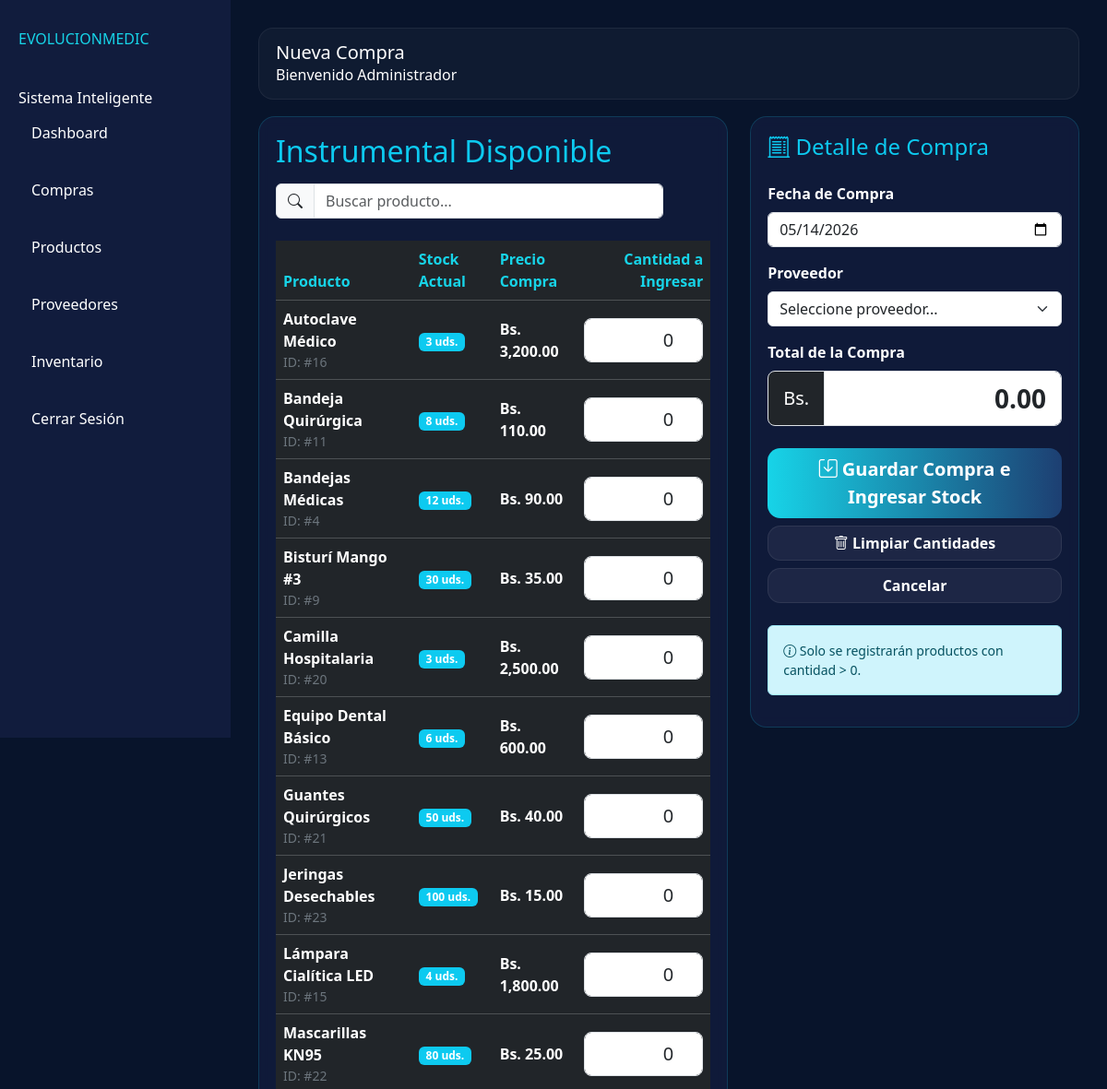
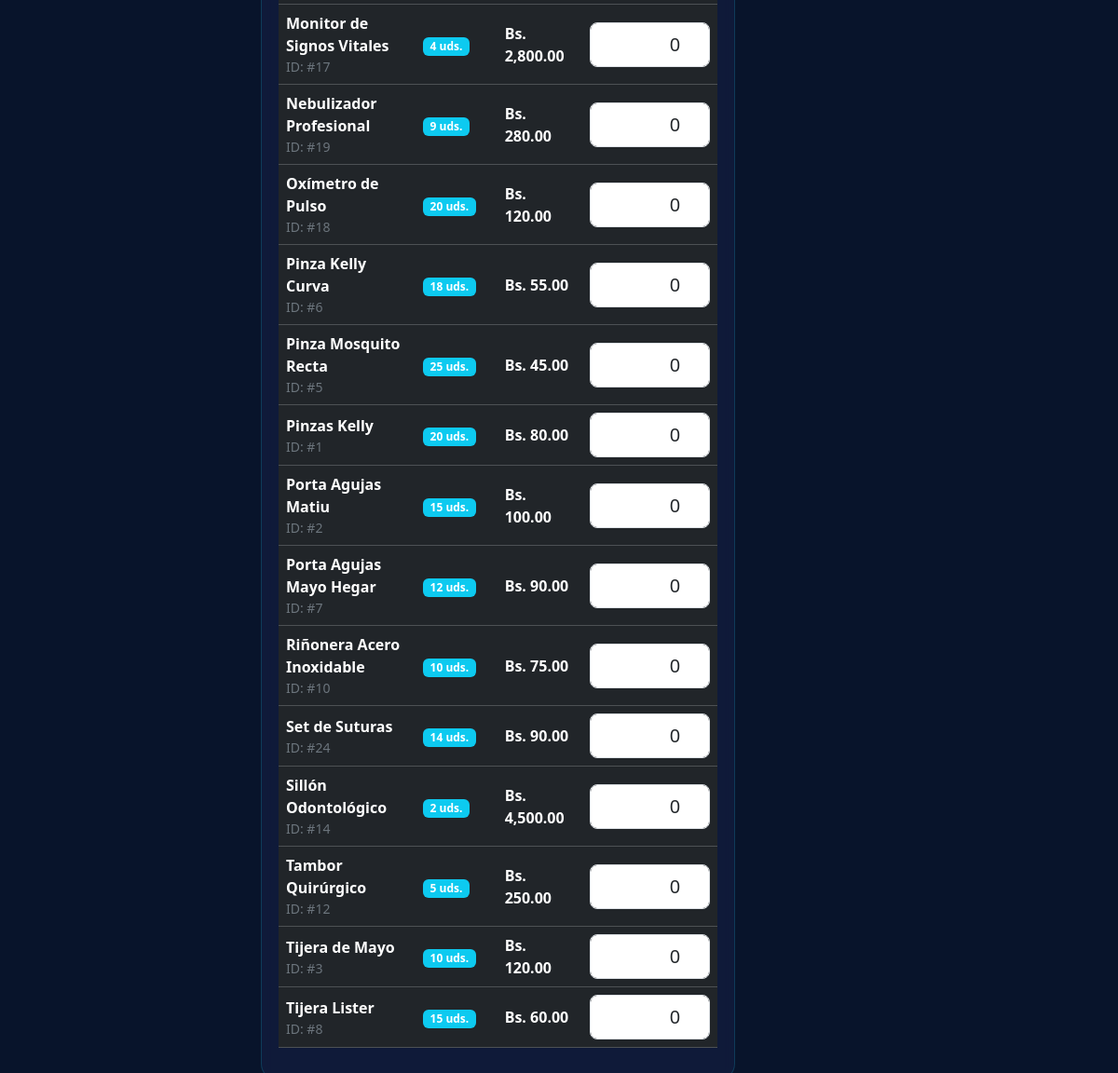
Page /compras/compras.php (signed in) on the committed database (2 pictures, top to bottom).
### tables this page shows
CREATE TABLE `productos` (
  `id_producto` int(11) NOT NULL,
  `nombre` varchar(100) DEFAULT NULL,
  `descripcion` text DEFAULT NULL,
  `precio_compra` decimal(10,2) DEFAULT NULL,
  `precio_venta` decimal(10,2) DEFAULT NULL,
  `stock` int(11) DEFAULT 0,
  `stock_minimo` int(11) DEFAULT 5,
  `codigo_barras` varchar(100) DEFAULT NULL,
  `lote` varchar(100) DEFAULT NULL,
  `id_categoria` int(11) DEFAULT NULL,
  `id_proveedor` int(11) DEFAULT NULL
);

### compras/compras.php (the view, shortened to what this page needs)
<?php
include '../conexion.php';
$productos = mysqli_query($conn, "SELECT * FROM productos ORDER BY nombre ASC");
include '../core/layout.php';
renderPageStart('Nueva Compra', 'compras');
?>
<div class="row g-4">
  <div class="col-lg-7">
    <div class="panel-dark">
      <div class="d-flex justify-content-between align-items-center mb-4 flex-wrap gap-3">
        <h2 class="mb-0 text-info">Instrumental Disponible</h2>
        <div class="input-group" style="max-width: 420px;">
          <span class="input-group-text"><i class="bi bi-search"></i></span>
          <input type="text" id="searchInput" class="form-control" placeholder="Buscar producto...">
        </div>
      </div>
      <div class="table-responsive">
        <table class="table table-dark table-hover align-middle" id="productosTable">
          <thead>
            <tr>
              <th>Producto</th>
              <th>Stock Actual</th>
              <th>Precio Compra</th>
              <th class="text-end">Cantidad a Ingresar</th>
            </tr>
          </thead>
          <tbody>
            <?php while($producto = mysqli_fetch_assoc($productos)) { ?>
              <tr class="product-row">
                <td>
                  <strong><?= htmlspecialchars($producto['nombre']) ?></strong>
                  <div class="text-secondary small">ID: #<?= (int)$producto['id_producto'] ?></div>
                </td>
                <td><span class="badge bg-info"><?= (int)$producto['stock'] ?> uds.</span></td>
                <td class="fw-semibold">Bs. <?= number_format((float)$producto['precio_compra'], 2) ?></td>
                <td class="text-end">
                  <input type="number" class="form-control form-control-lg text-end cantidad-input"
                         name="cantidad[]" min="0" value="0">
                </td>
              </tr>
            <?php } ?>
          </tbody>
        </table>
      </div>
    </div>
  </div>
  <div class="col-lg-5">
    <div class="panel-dark sticky-panel">
      <h4 class="text-info mb-4"><i class="bi bi-receipt-cutoff"></i> Detalle de Compra</h4>
      <form action="guardar_compra.php" method="POST" id="compraForm" onsubmit="return validateForm()">
        <div class="mb-3">
          <label class="form-label fw-semibold">Fecha de Compra</label>
          <input type="date" name="fecha_compra" class="form-control" value="<?= date('Y-m-d') ?>" required>
        </div>
        <div class="mb-3">
          <label class="form-label fw-semibold">Proveedor</label>
          <select name="id_proveedor" class="form-select" required>
            <option value="">Seleccione proveedor...</option>
          </select>
        </div>
        <div class="mb-4">
          <label class="form-label fw-semibold">Total de la Compra</label>
          <div class="input-group input-group-lg">
            <span class="input-group-text bg-dark text-white">Bs.</span>
            <input type="text" id="total_compra" name="total_compra" class="form-control text-end fw-bold fs-3" value="0.00" readonly>
          </div>
        </div>
        <div class="d-grid gap-2">
          <button type="submit" class="btn btn-bb-primary btn-lg">
            <i class="bi bi-save"></i> Guardar Compra e Ingresar Stock
          </button>
          <button type="button" onclick="limpiarCantidades()" class="btn btn-bb-outline">
            <i class="bi bi-trash"></i> Limpiar Cantidades
          </button>
          <a href="../dashboard.php" class="btn btn-bb-outline">Cancelar</a>
        </div>
        <div class="alert alert-info mt-4 small">
          <i class="bi bi-info-circle"></i> Solo se registrarán productos con cantidad > 0.
        </div>
      </form>
    </div>
  </div>
</div>
<?php renderPageEnd(); ?>

### core/layout.php (shortened to what this page needs)
<?php
function getBasePath() {
    $url = $_SERVER['PHP_SELF'];
    if (strpos($url, '/compras/') !== false ||
        strpos($url, '/productos/') !== false ||
        strpos($url, '/proveedores/') !== false ||
        strpos($url, '/inventario/') !== false) {
        return '../';
    }
    return '';
}
function renderSidebar($active = '') {
    $base = getBasePath();
    $items = [
        ['href' => $base . 'dashboard.php',          'label' => 'Dashboard',     'key' => 'dashboard'],
        ['href' => $base . 'compras/compras.php',    'label' => 'Compras',       'key' => 'compras'],
        ['href' => $base . 'productos/productos.php','label' => 'Productos',     'key' => 'productos'],
        ['href' => $base . 'proveedores/proveedores.php', 'label' => 'Proveedores', 'key' => 'proveedores'],
        ['href' => $base . 'inventario/inventario.php',   'label' => 'Inventario',  'key' => 'inventario'],
    ];
    echo '<div class="sidebar">';
    echo '  <div class="sidebar-header">';
    echo '    <div class="brand">EVOLUCIONMEDIC</div>';
    echo '    <div class="brand-sub">Sistema Inteligente</div>';
    echo '  </div>';
    echo '  <nav class="nav flex-column">';
    foreach ($items as $it) {
        $isActive = ($active === $it['key']);
        $cls = $isActive ? 'active' : '';
        echo '<a class="nav-link ' . $cls . '" href="' . htmlspecialchars($it['href']) . '">';
        echo $it['label'];
        echo '</a>';
    }
    echo '  </nav>';
    echo '  <div class="sidebar-footer">';
    echo '    <a class="nav-link" href="' . $base . 'logout.php">Cerrar Sesión</a>';
    echo '  </div>';
    echo '</div>';
}
function renderTopbar($title) {
    $usuario = isset($_SESSION['usuario']) ? $_SESSION['usuario'] : 'Usuario';
    echo '<div class="topbar">';
    echo '  <div class="topbar-left">';
    echo '    <h1 class="topbar-title">' . htmlspecialchars($title) . '</h1>';
    echo '    <div class="topbar-sub">Bienvenido ' . htmlspecialchars($usuario) . '</div>';
    echo '  </div>';
    echo '</div>';
}
function renderPageStart($title, $activeKey) {
    $base = getBasePath();
    echo '<!DOCTYPE html>';
    echo '<html lang="es">';
    echo '<head>';
    echo '  <link href="https://cdn.jsdelivr.net/npm/bootstrap@5.3.3/dist/css/bootstrap.min.css" rel="stylesheet">';
    echo '  <link rel="stylesheet" href="' . $base . 'css/styles.css">';
    echo '  <link rel="stylesheet" href="https://cdn.jsdelivr.net/npm/bootstrap-icons@1.11.3/font/bootstrap-icons.min.css">';
    echo '</head>';
    echo '<body class="dashboard-body">';
    renderSidebar($activeKey);
    echo '<div class="main-content">';
    renderTopbar($title);
    echo '  <div class="page-container">';
}
function renderPageEnd() {
    echo '  </div>';
    echo '</div>';
    echo '</body></html>';
}

### css/styles.css (style rules this page uses)
:root { --bg:#08142B; --panel:#111C3D; --accent:#17D4E8; --accent2:#1D3F72; --text:#ffffff; --muted:rgba(255,255,255,.72); --shadow:0 18px 45px rgba(0,0,0,.35); }
* { box-sizing:border-box; }
body { margin: 0; font-family: ui-sans-serif, system-ui, -apple-system, Segoe UI, Roboto, Helvetica, Arial; background: radial-gradient(1200px 600px at 15% 0%, rgba(23,212,232,.14), transparent 55%), var(--bg); color: var(--text); }
.dashboard-body { background: #08142B; color: white; }
.sidebar { width: 250px; height: 100vh; position: fixed; background: #111C3D; padding: 30px 20px; }
.sidebar .brand { color: #17D4E8; margin-bottom: 40px; }
.sidebar a { display: block; color: white; text-decoration: none; padding: 14px; border-radius: 10px; margin-bottom: 10px; }
.main-content { margin-left:250px; padding:30px; min-height:100vh; }
.topbar { display:flex; align-items:center; justify-content:space-between; gap:16px; background:rgba(255,255,255,.03); border:1px solid rgba(255,255,255,.06); padding:14px 18px; border-radius:16px; margin-bottom:18px; }
.topbar h1 { font-size:20px; margin:0; }
.panel-dark { background:rgba(17,28,61,.85); border:1px solid rgba(23,212,232,.18); border-radius:18px; padding:18px; backdrop-filter: blur(6px); }
.sticky-panel { position: sticky; top: 20px; }
.table-dark th { color:var(--accent); }
.btn-bb-primary { background: linear-gradient(90deg, var(--accent), var(--accent2)) !important; color: #fff !important; font-weight: 900 !important; border: none !important; border-radius: 14px !important; }
.btn-bb-outline { background: rgba(255,255,255,.06) !important; color: var(--text) !important; border: 1px solid rgba(255,255,255,.08) !important; border-radius: 14px !important; font-weight: 700; }

### rows in the picture
productos: nombre "Autoclave Médico", id_producto "16", stock "3", precio_compra "3,200.00"
productos: nombre "Bandeja Quirúrgica", id_producto "11", stock "8", precio_compra "110.00"
productos: nombre "Bandejas Médicas", id_producto "4", stock "12", precio_compra "90.00"
productos: nombre "Bisturí Mango #3", id_producto "9", stock "30", precio_compra "35.00"
productos: nombre "Camilla Hospitalaria", id_producto "20", stock "3", precio_compra "2,500.00"
productos: nombre "Equipo Dental Básico", id_producto "13", stock "6", precio_compra "600.00"
productos: nombre "Guantes Quirúrgicos", id_producto "21", stock "50", precio_compra "40.00"
productos: nombre "Jeringas Desechables", id_producto "23", stock "100", precio_compra "15.00"
productos: nombre "Lámpara Cialítica LED", id_producto "15", stock "4", precio_compra "1,800.00"
productos: nombre "Mascarillas KN95", id_producto "22", stock "80", precio_compra "25.00"
productos: nombre "Monitor de Signos Vitales", id_producto "17", stock "4", precio_compra "2,800.00"
productos: nombre "Nebulizador Profesional", id_producto "19", stock "9", precio_compra "280.00"
productos: nombre "Oxímetro de Pulso", id_producto "18", stock "20", precio_compra "120.00"
productos: nombre "Pinza Kelly Curva", id_producto "6", stock "18", precio_compra "55.00"
productos: nombre "Pinza Mosquito Recta", id_producto "5", stock "25", precio_compra "45.00"
productos: nombre "Pinzas Kelly", id_producto "1", stock "20", precio_compra "80.00"
productos: nombre "Porta Agujas Matiu", id_producto "2", stock "15", precio_compra "100.00"
productos: nombre "Porta Agujas Mayo Hegar", id_producto "7", stock "12", precio_compra "90.00"
productos: nombre "Riñonera Acero Inoxidable", id_producto "10", stock "10", precio_compra "75.00"
productos: nombre "Set de Suturas", id_producto "24", stock "14", precio_compra "90.00"
productos: nombre "Sillón Odontológico", id_producto "14", stock "2", precio_compra "4,500.00"
productos: nombre "Tambor Quirúrgico", id_producto "12", stock "5", precio_compra "250.00"
productos: nombre "Tijera de Mayo", id_producto "3", stock "10", precio_compra "120.00"
productos: nombre "Tijera Lister", id_producto "8", stock "15", precio_compra "60.00"

### other values in the picture
$it['label'] "Dashboard"
$it['label'] "Compras"
$it['label'] "Productos"
$it['label'] "Proveedores"
$it['label'] "Inventario"
$title "Nueva Compra"
$usuario "Administrador"
